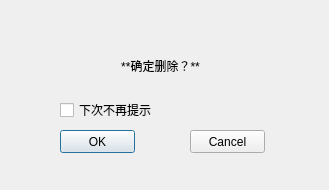
<?xml version="1.0" encoding="UTF-8"?>
<ui version="4.0">
 <class>Dialog</class>
 <widget class="QDialog" name="Dialog">
  <property name="geometry">
   <rect>
    <x>0</x>
    <y>0</y>
    <width>329</width>
    <height>190</height>
   </rect>
  </property>
  <property name="windowTitle">
   <string>Dialog</string>
  </property>
  <widget class="QLabel" name="label_2">
   <property name="geometry">
    <rect>
     <x>10</x>
     <y>20</y>
     <width>301</width>
     <height>91</height>
    </rect>
   </property>
   <property name="text">
    <string>**确定删除？**</string>
   </property>
   <property name="textFormat">
    <enum>Qt::MarkdownText</enum>
   </property>
   <property name="alignment">
    <set>Qt::AlignCenter</set>
   </property>
   <property name="wordWrap">
    <bool>true</bool>
   </property>
  </widget>
  <widget class="QPushButton" name="pushButton_4">
   <property name="geometry">
    <rect>
     <x>60</x>
     <y>130</y>
     <width>75</width>
     <height>23</height>
    </rect>
   </property>
   <property name="text">
    <string>OK</string>
   </property>
   <property name="shortcut">
    <string>O</string>
   </property>
  </widget>
  <widget class="QPushButton" name="pushButton_3">
   <property name="geometry">
    <rect>
     <x>190</x>
     <y>130</y>
     <width>75</width>
     <height>23</height>
    </rect>
   </property>
   <property name="text">
    <string>Cancel</string>
   </property>
   <property name="shortcut">
    <string>C</string>
   </property>
  </widget>
  <widget class="QCheckBox" name="checkBox_2">
   <property name="geometry">
    <rect>
     <x>60</x>
     <y>100</y>
     <width>211</width>
     <height>20</height>
    </rect>
   </property>
   <property name="text">
    <string>下次不再提示</string>
   </property>
  </widget>
 </widget>
 <resources/>
 <connections>
  <connection>
   <sender>pushButton_3</sender>
   <signal>clicked()</signal>
   <receiver>Dialog</receiver>
   <slot>close()</slot>
   <hints>
    <hint type="sourcelabel">
     <x>242</x>
     <y>138</y>
    </hint>
    <hint type="destinationlabel">
     <x>291</x>
     <y>171</y>
    </hint>
   </hints>
  </connection>
 </connections>
</ui>
